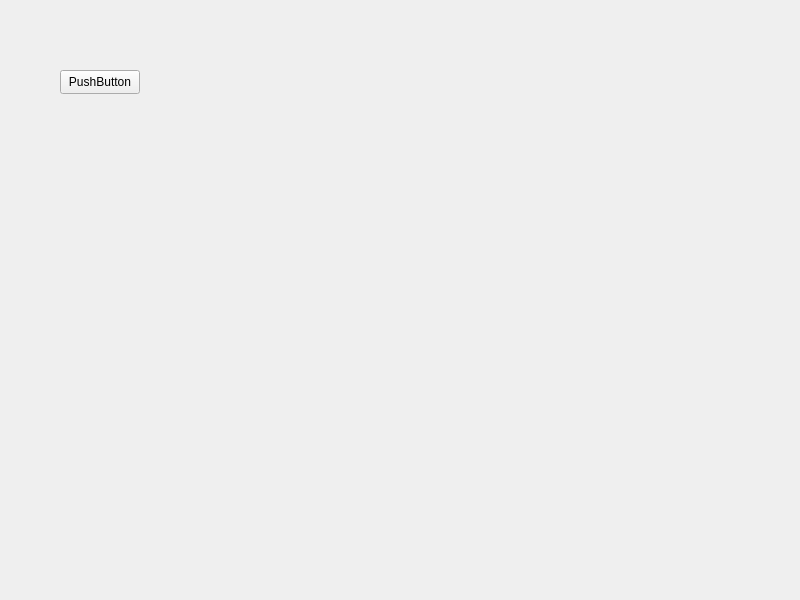
<?xml version="1.0" encoding="UTF-8"?>
<ui version="4.0">
 <class>Widget</class>
 <widget class="QWidget" name="Widget">
  <property name="geometry">
   <rect>
    <x>0</x>
    <y>0</y>
    <width>800</width>
    <height>600</height>
   </rect>
  </property>
  <property name="windowTitle">
   <string>Widget</string>
  </property>
  <widget class="QPushButton" name="pushButton">
   <property name="geometry">
    <rect>
     <x>60</x>
     <y>70</y>
     <width>80</width>
     <height>24</height>
    </rect>
   </property>
   <property name="text">
    <string>PushButton</string>
   </property>
  </widget>
 </widget>
 <resources/>
 <connections/>
</ui>
